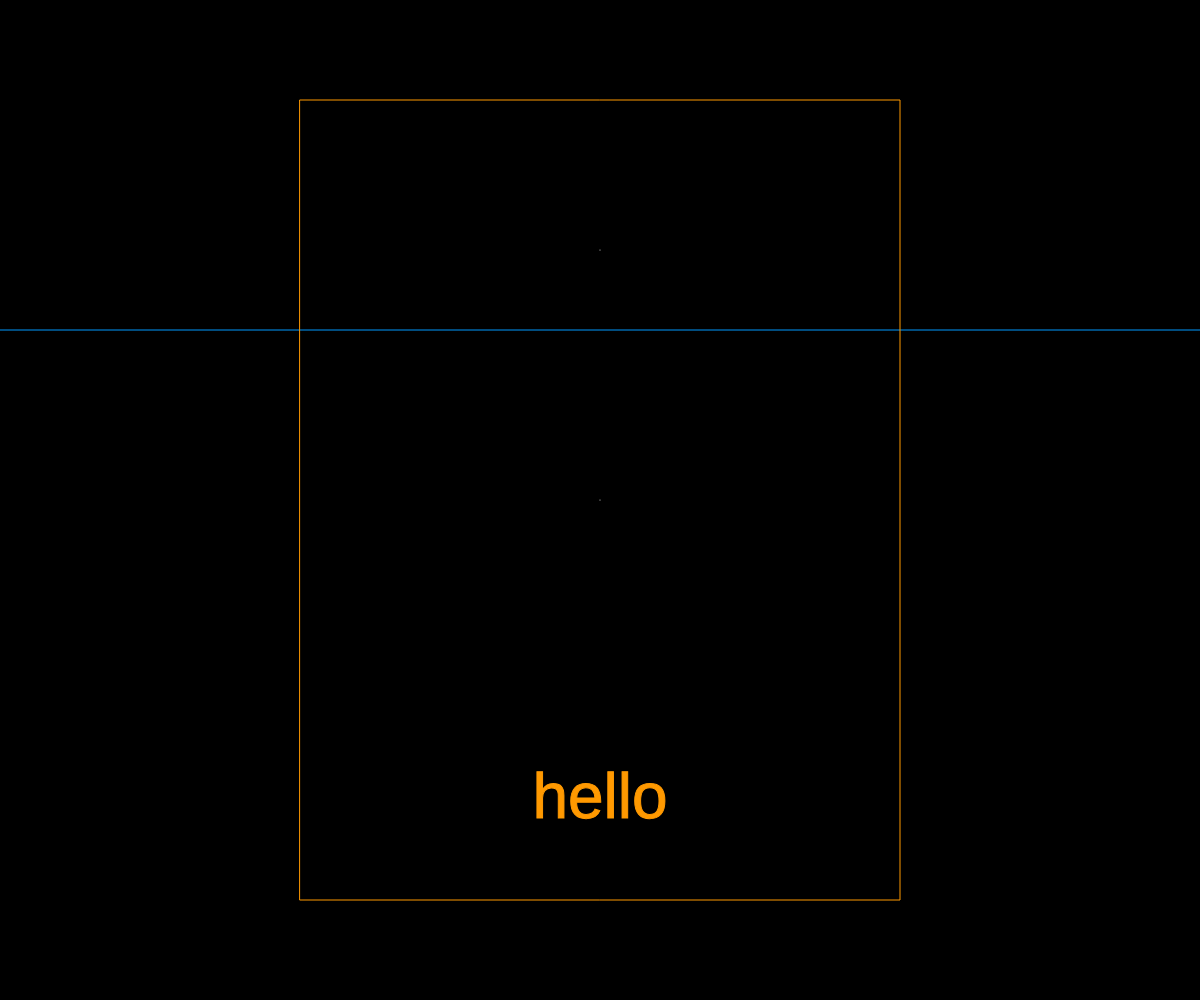
Frame 1 (no input)
Frame 60 (no input): identical to frame 1, image omitted
Frame 120 (the mouse pressed at the canvas centre since frame 60): identical to frame 1, image omitted

The p5.js sketch that drew this single still picture (run headless with seeded random() and noise() and a simulated clock; from frame 60 on, the mouse is pressed at the canvas centre):

// p5.js sketch
// ── sketch.js
let fontsize = 64

function setup() {
	createCanvas(windowWidth, windowHeight)
	// textFont(font);
  textSize(fontsize)
  textAlign(CENTER, CENTER)
}

function draw() {
	background(0)
	noFill()

	stroke(255)
	point(width * 0.5, height * 0.5)
	point(width * 0.5, height * 0.25)

	stroke(0, 153, 255)
	line(0, height * 0.33, width, height * 0.33)

	stroke(255, 153, 0)
	rect(width * 0.25, height * 0.1, width * 0.5, height * 0.8)

	fill(255, 153, 0)
	text("hello", width * 0.5, height * 0.8)
}
